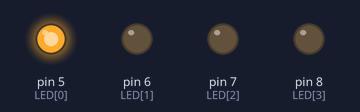
This sketch was run on a simulated Arduino Uno, built with avr-gcc and run on an emulated ATmega328P. Shown: output pins drawn as LEDs (lit = HIGH).

Above: at 0.2 s.
At 1.2 s:
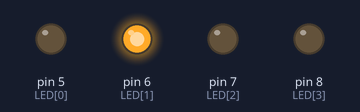
At 2.2 s:
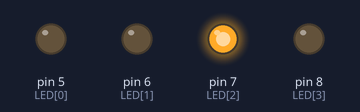
At 3.2 s:
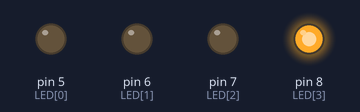
At 4.7 s:
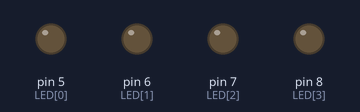
Timing chart, 0 to 5.2 s (numbered marks = the images above):
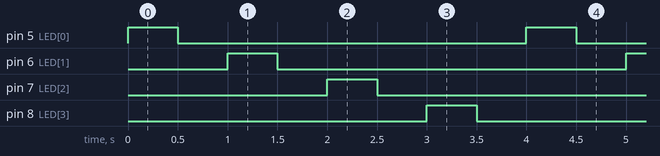

The sketch:

Lab1_2_Example2.ino
```cpp
int LED[4] = {5, 6, 7, 8};

void setup() {
  // put your setup code here, to run once:
  int i;
  for(i = 0; i < 4; i++){
    pinMode(LED[i], OUTPUT);
    }
}

void loop() {
  // put your main code here, to run repeatedly:
  int i;
  for(i = 0; i < 4; i++){
    digitalWrite(LED[i], HIGH);
    delay(500);
    digitalWrite(LED[i], LOW);
    delay(500);
    }
}
```

Measured:
- by itself, pin 5 (LED[0]), pin 6 (LED[1]), pin 7 (LED[2]), pin 8 (LED[3]): alternates HIGH for 0.50 s and LOW for 3.5 s
- by itself, everything shown: repeats every 4.0 s, in 8 steps
